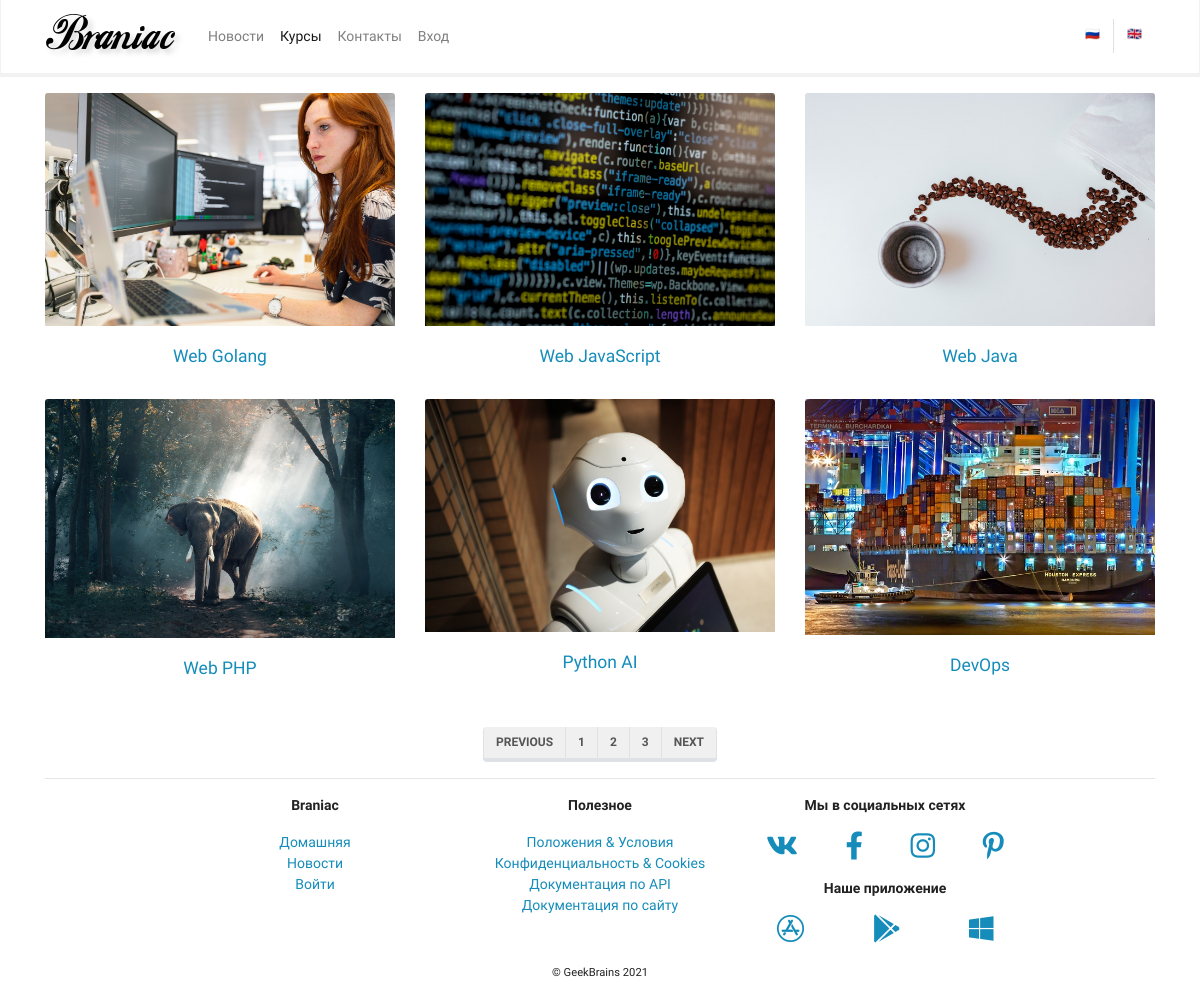
The app's page /mainapp/courses/, older data.
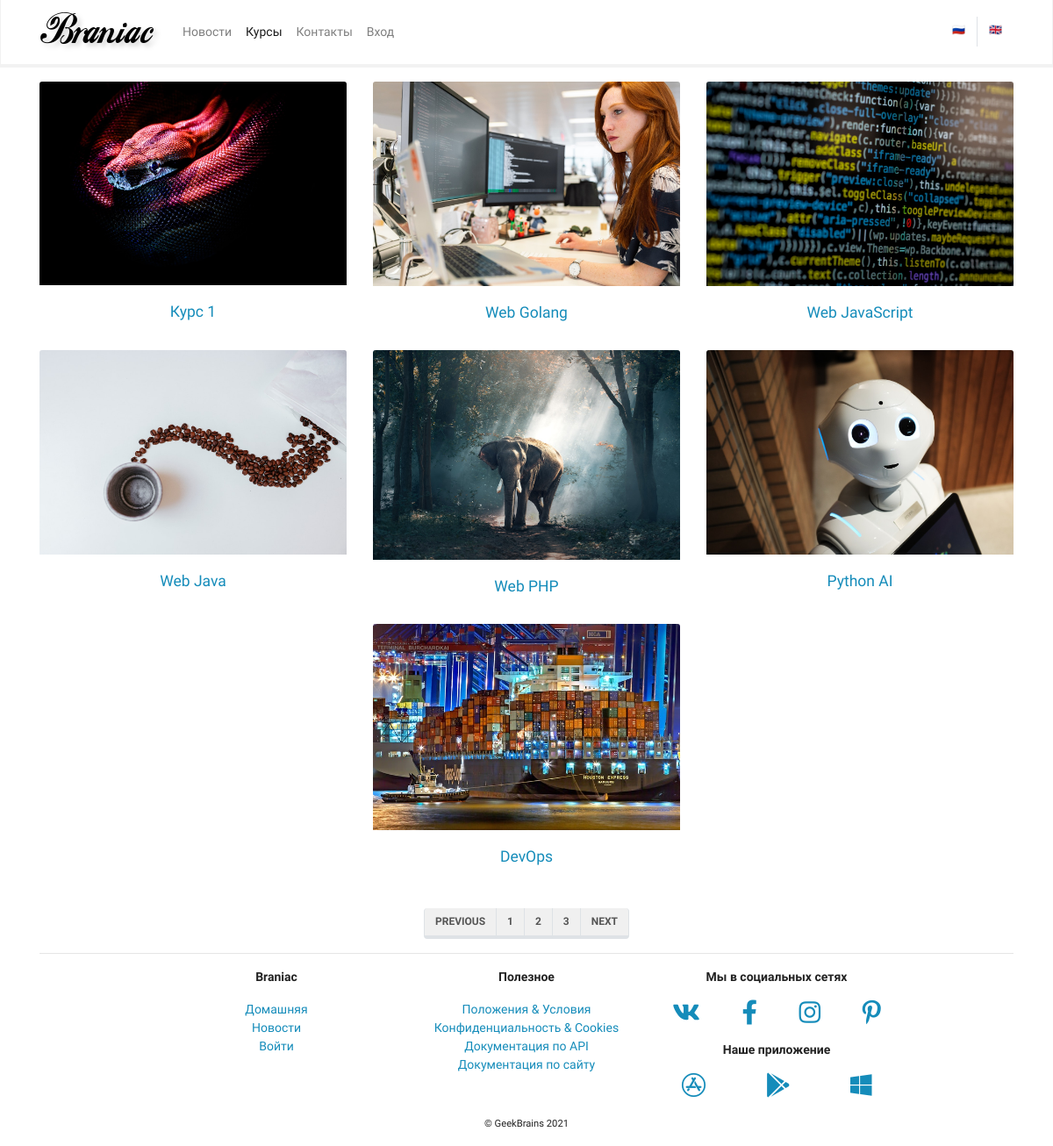
The same page, newer data.
### mainapp/models.py (models this page shows, shortened)
class BaseModel(models.Model):
    created_at = models.DateTimeField(verbose_name='Дата создания',
                                      auto_now_add=True, editable=False)
    updated_at = models.DateTimeField(verbose_name='Дата модификации',
                                      auto_now=True, editable=False)
    deleted = models.BooleanField(verbose_name='Запись удалена', default=False)
    class Meta:
        ordering = ('-created_at',)
        abstract = True

class Course(BaseModel):
    objects = ObjectsManager()
    name = models.CharField(verbose_name='Название', max_length=256)
    description = models.TextField(verbose_name='Описание', **NULLABLE)
    description_as_markdown = models.BooleanField(verbose_name='Тип MD',
                                                  default=False)
    cost = models.DecimalField(verbose_name='Стоимость',
                               max_digits=8, decimal_places=2, default=0)
    cover = models.FileField(verbose_name='Обложка',
                             max_length=25, default='no_image.svg')
    class Meta:
        verbose_name = 'курс'
        verbose_name_plural = 'курсы'

### mainapp/views.py (the view)
# urls.py: path('courses/', cache_page(360)(views.CoursesView.as_view()), name='courses'),
class CoursesView(ListView):
    template_name = 'mainapp/courses_list.html'
    model = Course

### mainapp/context_processor.py (called while the page is built)
def my_context_processor(request):
    return {
        'search': 'Гостья из будущего'
    }

### mainapp/models.py (called while the page is built)
    def get_queryset(self):
        return super().get_queryset().all()

### mainapp/templates/mainapp/courses_list.html (shortened to what this page needs)
{% extends 'mainapp/base.html' %}
{% load static %}
{% block content %}
    <div class="row justify-content-center mt-3">
        {% for item in object_list %}
            <div class="card col-sm-12 col-md-6 col-lg-4 border-0">
                <a href="{% url 'mainapp:courses_detail' pk=item.pk %}">
                    <img src="{{item.cover.url}}" class="card-img-top" alt="...">
                    <div class="card-body">
                        <h5 class="card-title text-center">{{ item.name }}</h5>
                    </div>
                </a>
            </div>
        {% endfor %}
            <div class="card col-sm-12 col-md-6 col-lg-4 border-0">
                <a href="#">
                    <img src="{% static 'img/course002.jpg' %}" class="card-img-top" alt="...">
                    <div class="card-body">
                        <h5 class="card-title text-center">Web Golang</h5>
                    </div>
                </a>
            </div>
            <div class="card col-sm-12 col-md-6 col-lg-4 border-0">
                <a href="#">
                    <img src="{% static 'img/course003.jpg' %}" class="card-img-top" alt="...">
                    <div class="card-body">
                        <h5 class="card-title text-center">Web JavaScript</h5>
                    </div>
                </a>
            </div>
            <div class="card col-sm-12 col-md-6 col-lg-4 border-0">
                <a href="#">
                    <img src="{% static 'img/course004.jpg' %}" class="card-img-top" alt="...">
                    <div class="card-body">
                        <h5 class="card-title text-center">Web Java</h5>
                    </div>
                </a>
            </div>
            <div class="card col-sm-12 col-md-6 col-lg-4 border-0">
                <a href="#">
                    <img src="{% static 'img/course005.jpg' %}" class="card-img-top" alt="...">
                    <div class="card-body">
                        <h5 class="card-title text-center">Web PHP</h5>
                    </div>
                </a>
            </div>
            <div class="card col-sm-12 col-md-6 col-lg-4 border-0">
                <a href="#">
                    <img src="{% static 'img/course006.jpg' %}" class="card-img-top" alt="...">
                    <div class="card-body">
                        <h5 class="card-title text-center">Python AI</h5>
                    </div>
                </a>
            </div>
            <div class="card col-sm-12 col-md-6 col-lg-4 border-0">
                <a href="#">
                    <img src="{% static 'img/course007.jpg' %}" class="card-img-top" alt="...">
                    <div class="card-body">
                        <h5 class="card-title text-center">DevOps</h5>
                    </div>
                </a>
            </div>
    </div>
    <div class="row justify-content-center align-items-center mt-3 mb-n3">
        <nav aria-label="Page navigation example">
            <ul class="pagination">
            <li class="page-item"><a class="page-link" href="#">Previous</a></li>
            <li class="page-item"><a class="page-link" href="#">1</a></li>
            <li class="page-item"><a class="page-link" href="#">2</a></li>
            <li class="page-item"><a class="page-link" href="#">3</a></li>
            <li class="page-item"><a class="page-link" href="#">Next</a></li>
            </ul>
        </nav>
    </div>
{% endblock content %}

### mainapp/templates/mainapp/base.html (shortened to what this page needs)
{% load static %}
<!doctype html>
<html lang="ru">
<head>
    <link rel="stylesheet" href="{% static 'css/bootstrap.min.css' %}">
    <link rel="stylesheet" href="{% static 'css/Chart.min.css' %}">
    <link rel="stylesheet" href="{% static 'css/fontawesome.all.min.css' %}">
</head>
<body>
    {% include 'includes/inc_main_menu.html' %}
    <div class="container-md">
    {% block content %}{% endblock content %}
    </div>
    <div class="container-lg mt-auto">
        <hr>
        <div class="row justify-content-center">
            <div class="col-sm-6 col-md-3 text-center">
                <p>
                    <strong>Braniac</strong>
                </p>
                <p>
                <ul class="list-unstyled">
                    <li><a href="index.html">Домашняя</a></li>
                    <li><a href="news.html">Новости</a></li>
                    <li><a href="login.html">Войти</a></li>
                </ul>
                </p>
            </div>
            <div class="col-sm-6 col-md-3 text-center">
                <p>
                    <strong>Полезное</strong>
                </p>
                <p>
                <ul class="list-unstyled">
                    <li><a href="#">Положения &amp; Условия</a></li>
                    <li><a href="#">Конфиденциальность &amp; Cookies</a></li>
                    <li><a href="#">Документация по API</a></li>
                    <li><a href="doc_site.html">Документация по сайту</a></li>
                </ul>
                </p>
            </div>
            <div class="col-sm-6 col-md-3 text-center">
                <p>
                    <strong>Мы в социальных сетях</strong>
                </p>
                <p>
                <div class="row justify-content-around">
                    <div><a href="#"><i class="fab fa-vk fa-2x"></i></a></div>
                    <div><a href="#"><i class="fab fa-facebook-f fa-2x"></i></a></div>
                    <div><a href="#"><i class="fab fa-instagram fa-2x"></i></a></div>
                    <div><a href="#"><i class="fab fa-pinterest-p fa-2x"></i></a></div>
                </div>
                </p>
                <p>
                    <strong>Наше приложение</strong>
                </p>
                <p>
                <div class="row justify-content-around">
                    <div><a href="#"><i class="fab fa-app-store fa-2x"></i></a></div>
                    <div><a href="#"><i class="fab fa-google-play fa-2x"></i></a></div>
                    <div><a href="#"><i class="fab fa-windows fa-2x"></i></a></div>
                </div>
                </p>
            </div>
        </div>
        <div class="row justify-content-center">
            <div>
                <p><small>&copy; GeekBrains 2021</small></p>
            </div>
        </div>
    </div>
</body>
</html>

### mainapp/templates/includes/inc_main_menu.html (shortened to what this page needs)
{% load static i18n %}
<nav class="navbar navbar-expand-lg navbar-light bg-light">
    <div class="container">
        <a class="navbar-brand" href="{% url 'mainapp:index' %}">
            <img src="{%static 'img/logo.png'%}" alt="">
        </a>
        <div class="collapse navbar-collapse" id="navbarSupportedContent">
            <ul class="navbar-nav mr-auto">
                <li class="nav-item ">
                    <a class="nav-link
                        "
                        href="{% url 'mainapp:news' %}">
                        {% translate "News" %}
                    </a>
                </li>
                <li class="nav-item ">
                    <a class="nav-link
                        {% if request.resolver_match.view_name == 'mainapp:courses' %}
                            active
                        {% endif %}"
                        href="{% url 'mainapp:courses' %}">
                        {% translate "Courses" %}
                    </a>
                </li>
                <li class="nav-item ">
                    <a class="nav-link
                        "
                        href="{% url 'mainapp:contacts' %}">
                        {% translate "Contacts" %}
                    </a>
                </li>
                {% if user.is_authenticated %}
                <li class="nav-item dropdown">
                    <a class="nav-link dropdown-toggle" href="#" id="ddProfile" role="button" data-toggle="dropdown"
                       aria-haspopup="true" aria-expanded="false">
                       {% translate "Profile" %}
                    </a>
                    <div class="dropdown-menu" aria-labelledby="ddProfile">
                        <a class="dropdown-item" href="{% url 'authapp:edit' %}">
                            {% translate "Edit profile" %}
                        </a>
                        <a class="dropdown-item" href="#">
                            {% translate "My courses" %}
                        </a>
                        {% if user.is_staff %}
                            <div class="dropdown-divider"></div>
                            <a class="dropdown-item" href="{% url 'admin:index' %}">
                                {% translate "Moderation" %}
                            </a>
                        {% endif %}
                        {% if user.is_superuser %}
                            <a class="dropdown-item" href="{% url 'admin:index' %}">
                                {% translate "Administrative section" %}
                            </a>
                            <a class="dropdown-item" href="{% url 'mainapp:logs_list' %}">
                                {% translate "Logs" %}
                            </a>
                        {% endif %}
                        <div class="dropdown-divider"></div>
                        <a class="dropdown-item" href="{% url 'authapp:logout' %}">
                            {% translate "Logout" %}
                        </a>
                    </div>
                </li>
                <li class="nav-item ">
                    <a class="nav-link"
                    href="{% url 'authapp:edit' %}">{{ user.first_name|default:user.username }}</a>
                </li>
                {% else %}
                <li class="nav-item ">
                    <a class="nav-link"
                        href="{% url 'authapp:login' %}">
                        {% translate "Login" %}
                    </a>
                </li>
                {% endif %}
            </ul>
            <div class="row justyfy-content-end m-0">
                <div class="col p-0 border-right">
                    <form action="{% url 'set_language' %}" method="post">
                        <button type="submit" class="btn btn-link">🇷🇺</button>
                    </form>
                </div>
                <div>
                    <form action="{% url 'set_language' %}" method="post">
                        <button type="submit" class="btn btn-link">🇬🇧</button>
                    </form>
                </div>
            </div>
        </div>
    </div>
</nav>

Row changes from the older to the newer data that the page shows:
added Course: cover (picture), name "Курс 1"
